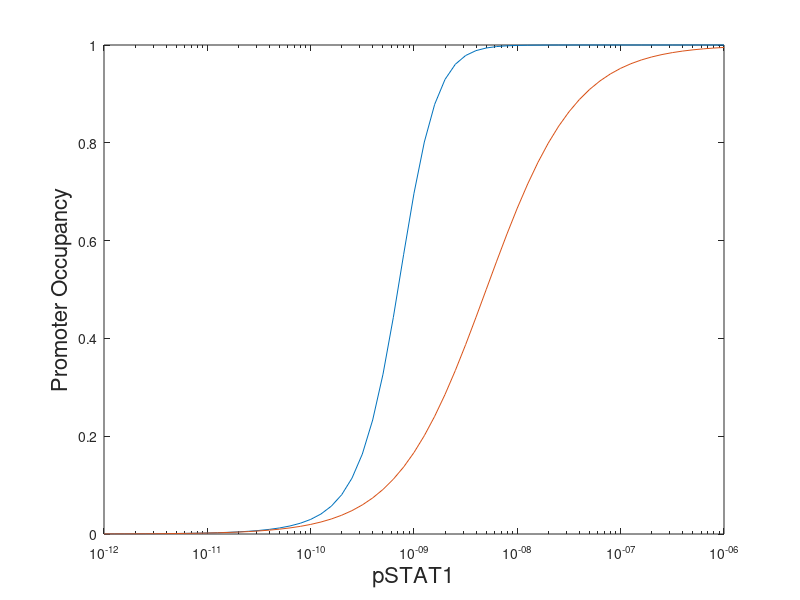

The MATLAB source for this figure: (Note: this script raises an error after producing the figure.)
konNG=2*10^(10) ;%M^{-1}s^{-1}
koffNG = 5000 ;%s^{-1}

konG = 2*10^(10); %M^{-1}s^{-1}
koffG = 100 ;%s^{-1} , 

konP = 60000 ;%s^{-1}
koffP = 100 ;%s^{-1} 

P = 10.^(-12:0.1:-6);
Kd = koffG./konNG;

Occupancy = (P.*konG.*(koffNG*koffP+P.*konNG*(koffP+konP)).^2)./(koffG*((koffP)^2)*(koffNG+P.*konNG).^2+P.*konG.*(koffNG*koffP+P*konNG*(koffP+konP)).^2)

semilogx(P,Occupancy, P,1./(1+Kd./P)); figure(gcf)
xlabel('pSTAT1','Fontsize', 16)
ylabel('Promoter Occupancy','Fontsize', 16)
legend('With Cooperativity','Without Cooperativity', 'Fontsize', 16,'Location', 'NW')
%%
%hold all


konP = 0%60000 ;%s^{-1}
koffP = 100 ;%s^{-1} 

P = 10.^(-12:0.1:-6);
Kd = 5*10^(-9);

Occupancy = (P.*konG.*(koffNG*koffP+P.*konNG*(koffP+konP)).^2)./(koffG*((koffP)^2)*(koffNG+P.*konNG).^2+P.*konG.*(koffNG*koffP+P*konNG*(koffP+konP)).^2)

semilogx(P,Occupancy); figure(gcf)
xlabel('pSTAT1','Fontsize', 16)
ylabel('Promoter Occupancy','Fontsize', 16)
legend('With Cooperativity','Without Cooperativity', 'Fontsize', 16,'Location', 'NW')
%http://www.ebi.ac.uk/biomodels-main/static-pages.do?page=ModelMonth%2F2014-10
%%
tstop = 5;
tim = 0:0.1:100;
k0 = 10000;
tau0 = 7;
k = k0*(1-exp(-tim./tau0)).*(logical((tim>=0).*(tim<=tstop)))+k0*(1-exp(-tstop./tau0)).*exp(-(tim-tstop)./tau0).*logical(tim>tstop);
plot(tim,k); figure(gcf)




%%
koffH = 1.5*10^-5;
konH = 4*10^5;

koffR = 5*10^-3;
konR = 7.3*10^6;

kcyc = log(2)./(20*60*60);

H0 = 1*10^4;
R0 = 3*10^3;

H = 0:round(H0/10):H0;
R = 0:round(R0/10):R0;
G = 0:round((H0+R0)/10):H0+R0;

[H,R,G] = meshgrid(H,R,G);

dH = koffH*H0-(konH.*G+koffH).*H;
dR = koffR*R0-(konR.*G+koffR).*R;
dG = dH+dR-kcyc.*G;




%% simple cooperative/competitive binding
close all;
%no change
kdp = 10;
kdm = 10;

c = 10.^[-2:0.1:6];

Oc = 1./(1+kdp./c+kdp*kdm./c.^2);

semilogx(c,Oc);
hold all

% competitive
kdp = 1000;
kdm = 10;

c = 10.^[-2:0.1:6];

Oc = 1./(1+kdp./c+kdp*kdm./c.^2);

semilogx(c,Oc);


% cooperative
kdp = .01;
kdm = 10;

c = 10.^[-2:0.1:6];

Oc = 1./(1+kdp./c+kdp*kdm./c.^2);

semilogx(c,Oc);

figure(gcf)
